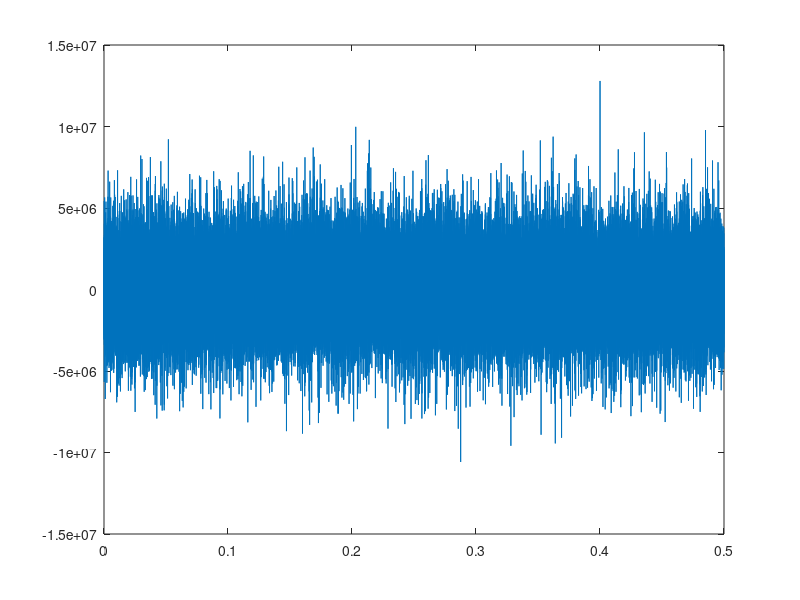
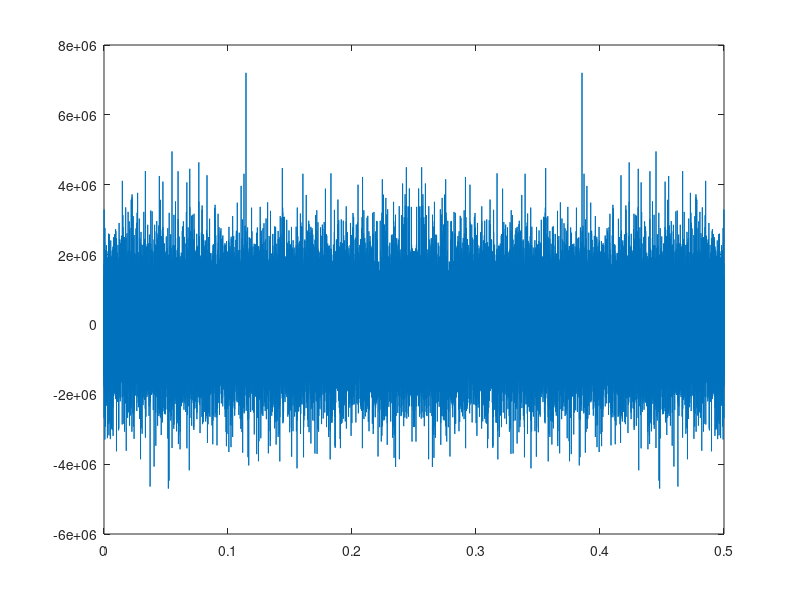

The MATLAB script that drew these images, in order:
%% Periodograms

clear all, close all, clc;

N = 1000000;

n = 0:1:N-1;

x = random ('norm', 0,1, 1, N);

x_sampled = x(N/4:3/4*N-1);

P = (fft(x)).^2;
P_pos = P(1:N/2+1);

f = 1/N * (0:N/2);

plot (f, P_pos);

P_sampled = (fft(x_sampled)).^2;

P_sampled_pos = P_sampled(1:N/2);

f_sampled = 1/N * (0:N/2-1);

figure
plot (f_sampled, P_sampled_pos);

% P_diff = P_pos-P_sampled_pos;

